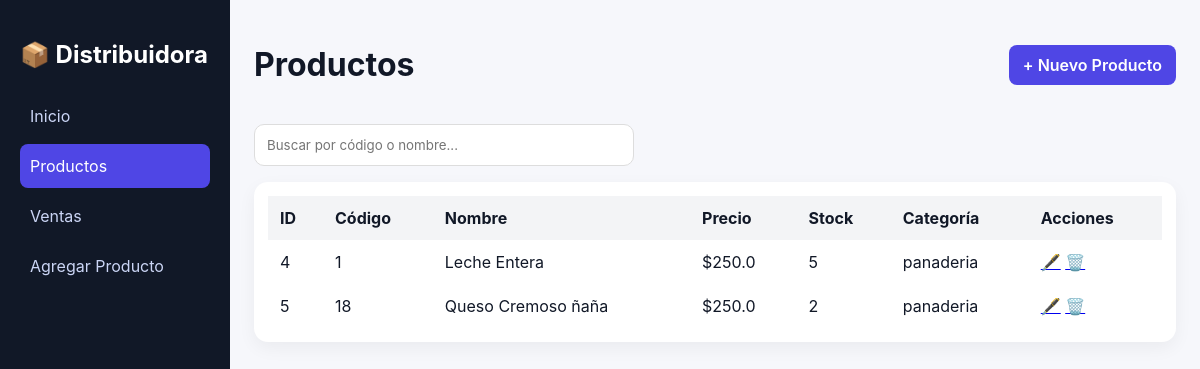
Before: /productos with the older database file.
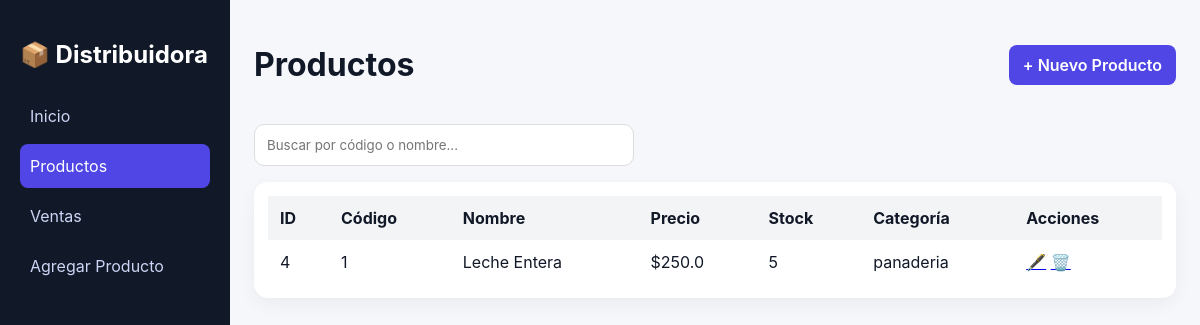
After: the same page with the newer database file.
### tables this page shows
CREATE TABLE productos (
            id INTEGER PRIMARY KEY AUTOINCREMENT,
            nombre TEXT NOT NULL,
            codigo TEXT NOT NULL,
            precio REAL NOT NULL,
            stock INTEGER NOT NULL DEFAULT 0,
            categoria TEXT NOT NULL
        );

### app.py (the view)
@app.route("/productos")
def productos():
    conn = conectar()
    producto = conn.execute("SELECT * FROM productos").fetchall()
    for p in producto:
        print(dict(p))
    conn.close()
    return render_template("productos.html", productos=producto, page = "productos")

### db.py (called while the page is built)
def conectar():
    conn = sqlite3.connect(DB_NAME)
    conn.row_factory = sqlite3.Row
    return conn

### templates/productos.html (shortened to what this page needs)
<html lang="es">
<head>
<link rel="stylesheet" href="/static/style.css">
</head>
<body>
<div class="app">
  <aside class="sidebar">
    <h2 class="logo">📦 Distribuidora</h2>
     <nav>
    <a href="/" class="{% if page == 'inicio' %}active{% endif %}">Inicio</a>
    <a href="/productos" class="{% if page == 'productos' %}active{% endif %}">
      Productos
    </a>
    <a href="/ventas" class="{% if page == 'ventas' %}active{% endif %}">
      Ventas
    </a>
    <a href="/agregar_productos" class="{% if page == 'agregar_productos' %}active{% endif %}">
      Agregar Producto
    </a>
  </nav>
  </aside>
  <main class="content">
    <header class="topbar">
      <h1>Productos</h1>
      <a href="/agregar_productos" class="btn-primary">+ Nuevo Producto</a>
    </header>
    <div class="search-box">
      <input type="text" id="searchInput" placeholder="Buscar por código o nombre...">
    </div>
    <div class="table-card">
      <table id="productsTable">
        <thead>
          <tr>
            <th>ID</th>
            <th>Código</th>
            <th>Nombre</th>
            <th>Precio</th>
            <th>Stock</th>
            <th>Categoría</th>
            <th>Acciones</th>
          </tr>
        </thead>
        <tbody>
          {% for producto in productos %}
          <tr>
            <td>{{ producto.id }}</td>
            <td class="codigo">{{ producto.codigo }}</td>
            <td class="nombre">{{ producto.nombre }}</td>
            <td>${{ producto.precio }}</td>
            <td>{{ producto.stock }}</td>
            <td>{{ producto.categoria }}</td>
            <td><a href="/editar_producto/{{ producto.id }}" class="btn-edit">🖋️</a>
                <a href="/eliminar_producto/{{ producto.id }}" class="btn-delete">🗑️</a>
            </td>
          </tr>
          {% endfor %}
        </tbody>
      </table>
    </div>
  </main>
</div>
</body>
</html>

### static/style.css (style rules this page uses)
* { box-sizing: border-box; font-family: Inter, system-ui, sans-serif; }
body { margin: 0; background: #f6f7fb; color: #111827; }
.app { display: flex; height: 100vh; }
.sidebar { width: 230px; background: #111827; color: white; padding: 20px; }
.logo { margin-bottom: 25px; }
.sidebar nav a { display: block; color: #cbd5f5; text-decoration: none; padding: 12px 10px; border-radius: 8px; margin-bottom: 6px; transition: 0.2s; }
.sidebar nav a:hover, .sidebar nav a.active { background: #4f46e5; color: white; }
.content { flex: 1; padding: 24px; overflow-y: auto; }
.topbar { display: flex; justify-content: space-between; align-items: center; margin-bottom: 18px; }
.btn-primary { background: #4f46e5; color: white; padding: 10px 14px; border-radius: 8px; text-decoration: none; font-weight: 600; }
.search-box input { width: 100%; max-width: 380px; padding: 12px; border-radius: 10px; border: 1px solid #ddd; outline: none; margin-bottom: 16px; }
.table-card { background: white; border-radius: 14px; padding: 14px; box-shadow: 0 6px 18px rgba(0,0,0,0.05); }
table { width: 100%; border-collapse: collapse; }
thead { background: #f3f4f6; }
th, td { padding: 12px; text-align: left; }

Changed rows visible on the page:
removed productos: id "5", codigo "18", nombre "Queso Cremoso ñaña", precio "250.0", stock "2", categoria "panaderia"
